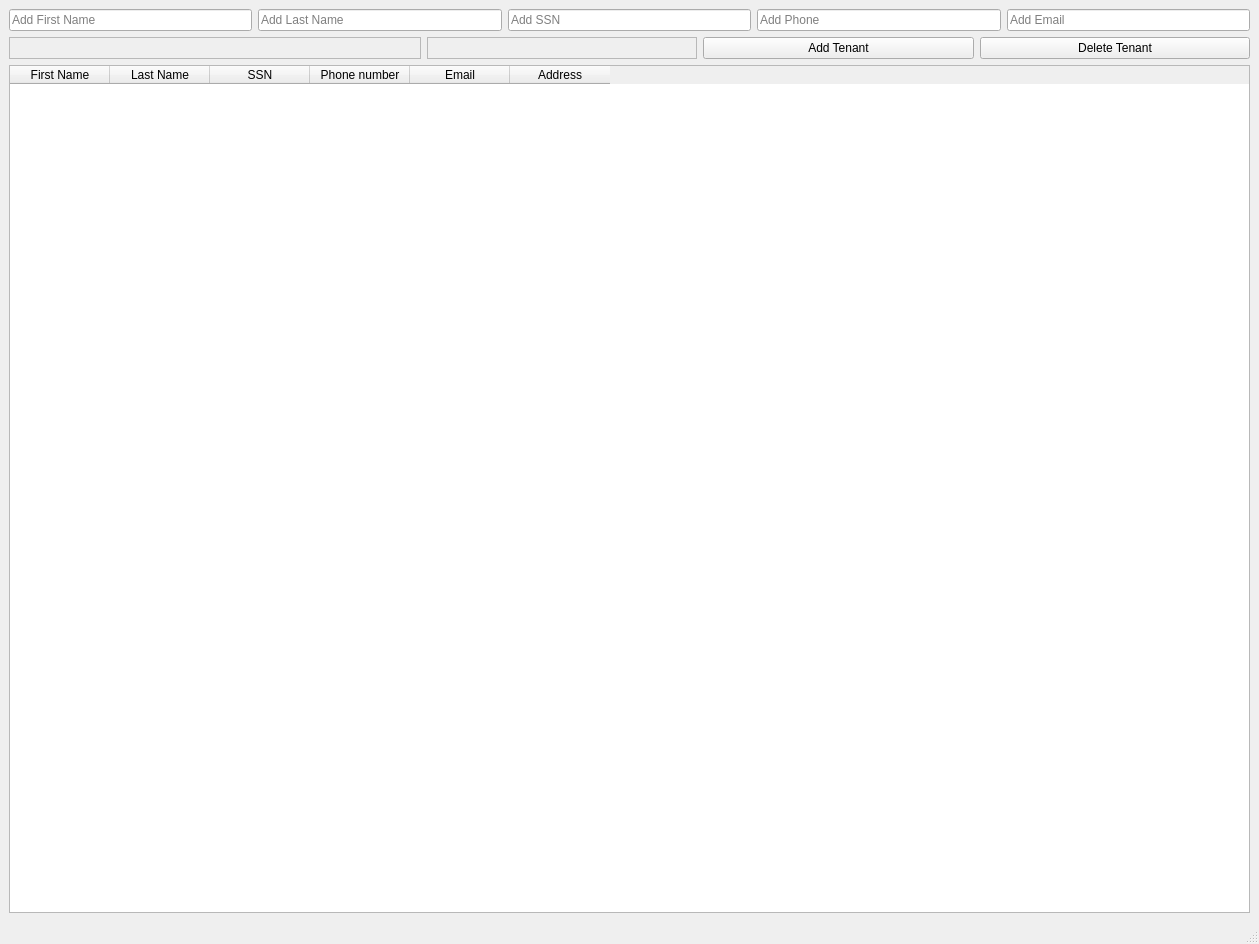
<?xml version="1.0" encoding="UTF-8"?>
<ui version="4.0">
 <class>MainWindow</class>
 <widget class="QMainWindow" name="MainWindow">
  <property name="geometry">
   <rect>
    <x>0</x>
    <y>0</y>
    <width>1259</width>
    <height>944</height>
   </rect>
  </property>
  <property name="windowTitle">
   <string>MainWindow</string>
  </property>
  <widget class="QWidget" name="centralwidget">
   <layout class="QGridLayout" name="gridLayout">
    <item row="1" column="0">
     <widget class="QFrame" name="frame_2">
      <property name="frameShape">
       <enum>QFrame::StyledPanel</enum>
      </property>
      <property name="frameShadow">
       <enum>QFrame::Raised</enum>
      </property>
     </widget>
    </item>
    <item row="2" column="0" colspan="3">
     <widget class="QTableWidget" name="tableWidget">
      <column>
       <property name="text">
        <string>First Name</string>
       </property>
      </column>
      <column>
       <property name="text">
        <string>Last Name</string>
       </property>
      </column>
      <column>
       <property name="text">
        <string>SSN</string>
       </property>
      </column>
      <column>
       <property name="text">
        <string>Phone number</string>
       </property>
      </column>
      <column>
       <property name="text">
        <string>Email</string>
       </property>
      </column>
      <column>
       <property name="text">
        <string>Address</string>
       </property>
      </column>
     </widget>
    </item>
    <item row="0" column="0" colspan="3">
     <layout class="QHBoxLayout" name="horizontalLayout">
      <item>
       <widget class="QLineEdit" name="LE_FirstName">
        <property name="placeholderText">
         <string>Add First Name</string>
        </property>
       </widget>
      </item>
      <item>
       <widget class="QLineEdit" name="LE_LastName">
        <property name="placeholderText">
         <string>Add Last Name</string>
        </property>
       </widget>
      </item>
      <item>
       <widget class="QLineEdit" name="LE_SSN">
        <property name="placeholderText">
         <string>Add SSN</string>
        </property>
       </widget>
      </item>
      <item>
       <widget class="QLineEdit" name="LE_PhoneNumber">
        <property name="placeholderText">
         <string>Add Phone</string>
        </property>
       </widget>
      </item>
      <item>
       <widget class="QLineEdit" name="LE_Email">
        <property name="placeholderText">
         <string>Add Email</string>
        </property>
       </widget>
      </item>
     </layout>
    </item>
    <item row="1" column="1" colspan="2">
     <layout class="QHBoxLayout" name="horizontalLayout_3">
      <item>
       <widget class="QFrame" name="frame">
        <property name="frameShape">
         <enum>QFrame::StyledPanel</enum>
        </property>
        <property name="frameShadow">
         <enum>QFrame::Raised</enum>
        </property>
       </widget>
      </item>
      <item>
       <widget class="QPushButton" name="AddTenant">
        <property name="text">
         <string>Add Tenant</string>
        </property>
       </widget>
      </item>
      <item>
       <widget class="QPushButton" name="DeleteTenant">
        <property name="text">
         <string>Delete Tenant</string>
        </property>
       </widget>
      </item>
     </layout>
    </item>
   </layout>
  </widget>
  <widget class="QStatusBar" name="statusbar"/>
 </widget>
 <resources/>
 <connections/>
</ui>
